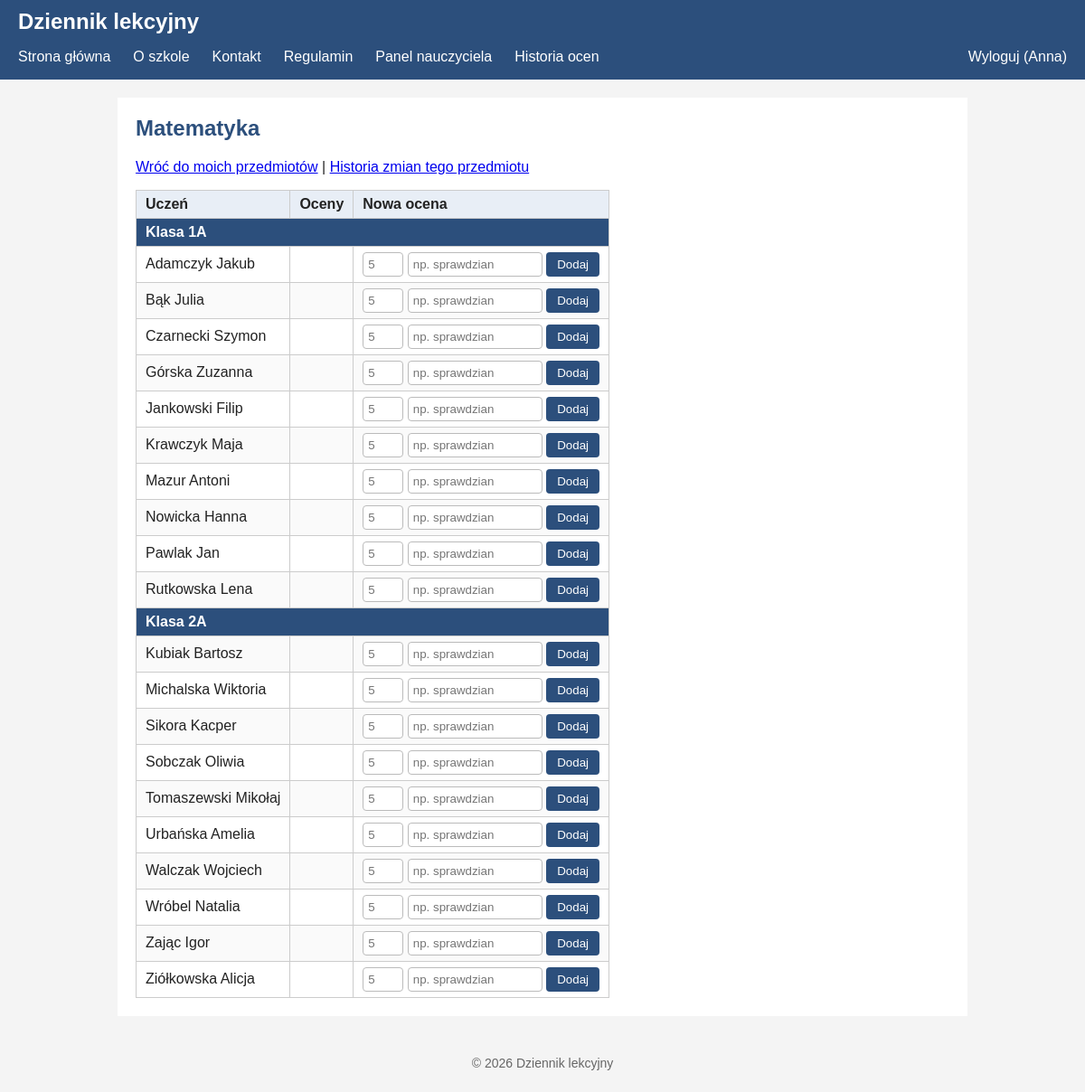
Screenshot of /oceny.php?przedmiot=1 (signed in) with the database file from the repository.
### tables this page shows
CREATE TABLE IF NOT EXISTS przedmioty (
  id INT AUTO_INCREMENT PRIMARY KEY,
  nazwa VARCHAR(50) NOT NULL UNIQUE,
  nauczyciel_id INT NULL,
  FOREIGN KEY (nauczyciel_id) REFERENCES uzytkownicy(id) ON DELETE SET NULL
);

CREATE TABLE IF NOT EXISTS uzytkownicy (
  id INT AUTO_INCREMENT PRIMARY KEY,
  imie VARCHAR(50) NOT NULL,
  nazwisko VARCHAR(50) NOT NULL,
  email VARCHAR(100) NOT NULL UNIQUE,
  haslo_hash VARCHAR(255) NOT NULL,
  rola ENUM('uczen', 'nauczyciel', 'admin') NOT NULL DEFAULT 'uczen',
  klasa VARCHAR(10) NULL,
  utworzono DATETIME NOT NULL DEFAULT CURRENT_TIMESTAMP
);

### oceny.php (the view, shortened to what this page needs)
<?php
require_once "includes/db.php";
$moje_id = $_SESSION["user_id"];
$przedmiot_id = (int)($_GET["przedmiot"] ?? 0);
if ($_SESSION["rola"] == "admin") {
	$stmt = $db->prepare("SELECT nazwa FROM przedmioty WHERE id = ?");
	$stmt->bind_param("i", $przedmiot_id);
} else {
	$stmt = $db->prepare("SELECT nazwa FROM przedmioty WHERE id = ? AND nauczyciel_id = ?");
	$stmt->bind_param("ii", $przedmiot_id, $moje_id);
}
$stmt->execute();
$przedmiot = $stmt->get_result()->fetch_assoc();
$stmt = $db->prepare("SELECT u.id, u.imie, u.nazwisko, u.klasa FROM uzytkownicy u
	JOIN uczniowie_przedmioty up ON up.uczen_id = u.id
	WHERE up.przedmiot_id = ?
	ORDER BY u.klasa, u.nazwisko, u.imie");
$stmt->bind_param("i", $przedmiot_id);
$stmt->execute();
$uczniowie = $stmt->get_result();
include "includes/naglowek.php";
?>
		<h2><?php echo htmlspecialchars($przedmiot["nazwa"]); ?></h2>
		<p>
			<?php if ($_SESSION["rola"] == "admin") { ?>
			<a href="przedmioty.php">Wróć do przedmiotów</a> |
			<?php } else { ?>
			<a href="panel_nauczyciela.php">Wróć do moich przedmiotów</a> |
			<?php } ?>
			<a href="historia.php?przedmiot=<?php echo $przedmiot_id; ?>">Historia zmian tego przedmiotu</a>
		</p>
		<table>
			<tr>
				<th>Uczeń</th>
				<th>Oceny</th>
				<th>Nowa ocena</th>
			</tr>
			<?php
			$poprzednia_klasa = "";
			while ($u = $uczniowie->fetch_assoc()) {
				if ($u["klasa"] != $poprzednia_klasa) {
					echo "<tr class=\"klasa\"><th colspan=\"3\">Klasa " . htmlspecialchars($u["klasa"]) . "</th></tr>";
					$poprzednia_klasa = $u["klasa"];
				}
			?>
			<tr>
				<td><?php echo htmlspecialchars($u["nazwisko"] . " " . $u["imie"]); ?></td>
				<td>
				</td>
				<td>
					<form method="post">
						<input type="text" name="wartosc" size="2" maxlength="2" placeholder="5" required>
						<input type="text" name="opis" size="15" maxlength="100" placeholder="np. sprawdzian">
						<button type="submit">Dodaj</button>
					</form>
				</td>
			</tr>
			<?php } ?>
		</table>
<?php include "includes/stopka.php"; ?>

### assets/css/style.css (style rules this page uses)
body { font-family: Arial, Helvetica, sans-serif; margin: 0; background: #f4f4f4; color: #222; }
main h2 { margin-top: 0; color: #2c4f7c; }
form input, form select { padding: 5px; width: 250px; border: 1px solid #bbb; border-radius: 4px; }
button { background: #2c4f7c; color: white; border: none; padding: 6px 12px; border-radius: 4px; cursor: pointer; }
table { border-collapse: collapse; }
th, td { border: 1px solid #ccc; padding: 6px 10px; text-align: left; }
th { background: #e8eef6; }
tr:nth-child(even) td { background: #fafafa; }
.klasa th { background: #2c4f7c; color: white; }
td input { width: auto; }

### rows the page displays
przedmioty: nazwa "Matematyka"
uzytkownicy: klasa "1A", nazwisko+imie "Adamczyk Jakub"
uzytkownicy: nazwisko+imie "Bąk Julia"
uzytkownicy: nazwisko+imie "Czarnecki Szymon"
uzytkownicy: nazwisko+imie "Górska Zuzanna"
uzytkownicy: nazwisko+imie "Jankowski Filip"
uzytkownicy: nazwisko+imie "Krawczyk Maja"
uzytkownicy: nazwisko+imie "Mazur Antoni"
uzytkownicy: nazwisko+imie "Nowicka Hanna"
uzytkownicy: nazwisko+imie "Pawlak Jan"
uzytkownicy: nazwisko+imie "Rutkowska Lena"
uzytkownicy: klasa "2A", nazwisko+imie "Kubiak Bartosz"
uzytkownicy: nazwisko+imie "Michalska Wiktoria"
uzytkownicy: nazwisko+imie "Sikora Kacper"
uzytkownicy: nazwisko+imie "Sobczak Oliwia"
uzytkownicy: nazwisko+imie "Tomaszewski Mikołaj"
uzytkownicy: nazwisko+imie "Urbańska Amelia"
uzytkownicy: nazwisko+imie "Walczak Wojciech"
uzytkownicy: nazwisko+imie "Wróbel Natalia"
uzytkownicy: nazwisko+imie "Zając Igor"
uzytkownicy: nazwisko+imie "Ziółkowska Alicja"

### other values shown
$tekst "Strona główna O szkole Kontakt Regulamin Panel nauczyciela Historia ocen Wyloguj (Anna)"
